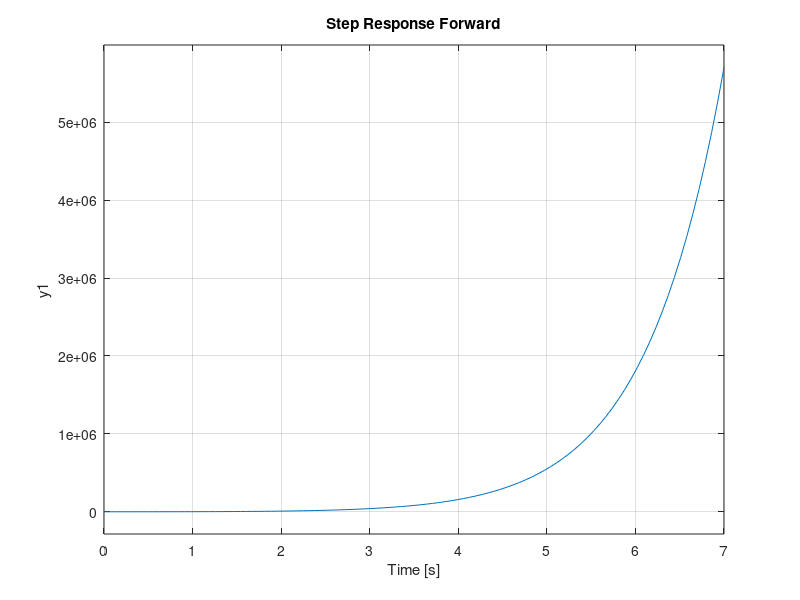
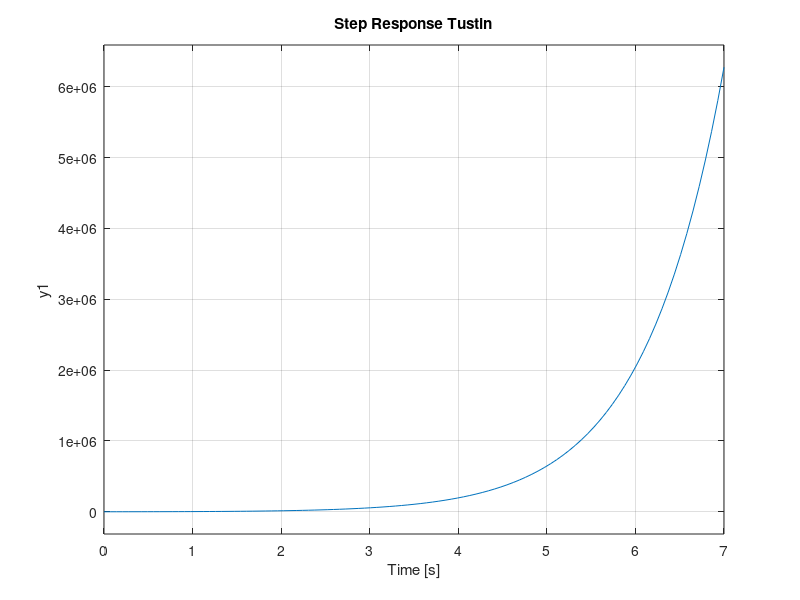
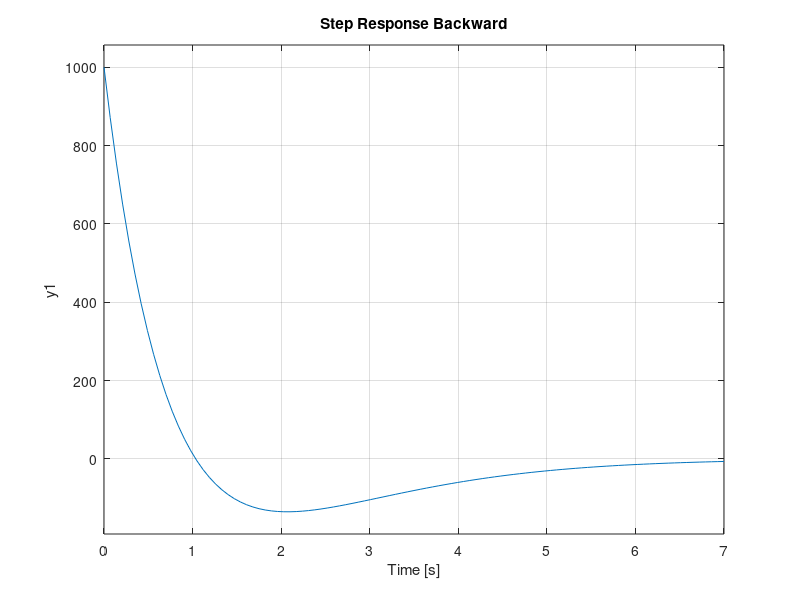

The MATLAB script that drew these images, in order: (Note: this script raises an error after producing the figures.)
%%%forward
Gs=tf([15000],[14 1 0]);
forward=tf([15000],[14 -27 13]);
figure
step(forward)
title('Step Response Forward');
%%%%tustin
tustin=c2d(Gs,1,'tustin')
tustin=tf([256 517.2 258.6],[1 -1.9311 0.931]);
figure
step(tustin)
title('Step Response Tustin');
%%%backward
backward=tf([15000 0 0],[15 29 14]);
figure
step(backward)
title('Step Response Backward');
%nasa fun
g=tf([15000],[14 1 0])
gz = c2d(g, 1)
gz = tf([523.2 510.9],[1 -1.931 0.9311],'ioDelay',1);
figure 
step(gz)
title('Step Response Original')